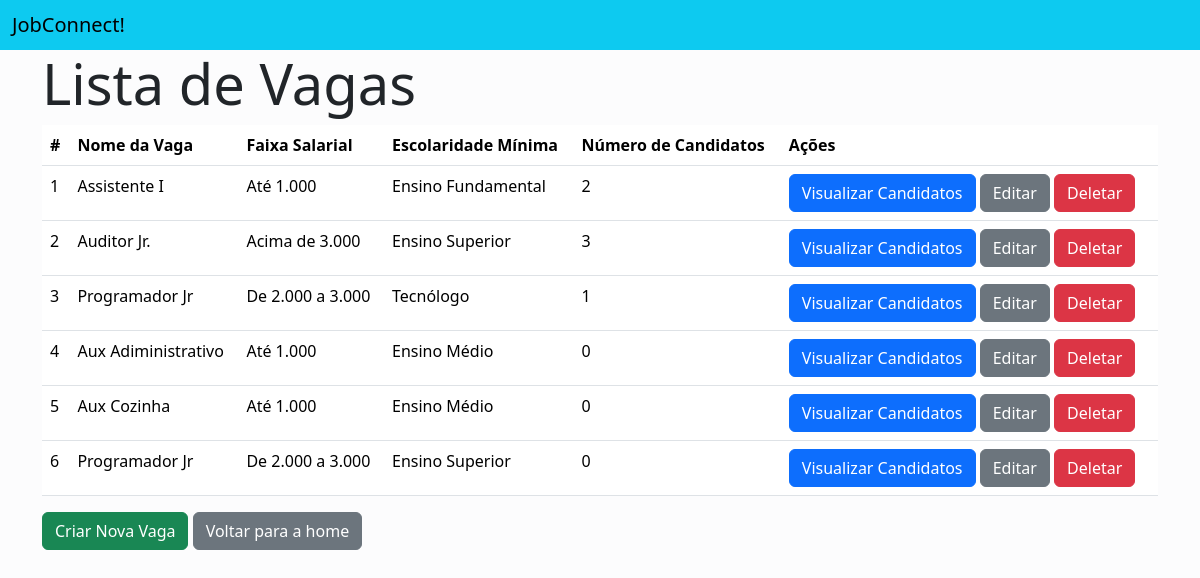
/vagas/, run on the app's committed database.
### app_dash/models.py (models this page shows, shortened)
class Vaga(models.Model):
    FAIXA_SALARIAL_CHOICES = [
        ('1', 'Até 1.000'),
        ('2', 'De 1.000 a 2.000'),
        ('3', 'De 2.000 a 3.000'),
        ('4', 'Acima de 3.000'),
    ]
    ESCOLARIDADE_CHOICES = [
        ('EF', 'Ensino Fundamental'),
        ('EM', 'Ensino Médio'),
        ('TEC', 'Tecnólogo'),
        ('ES', 'Ensino Superior'),
        ('POS', 'Pós / MBA / Mestrado'),
        ('DOUT', 'Doutorado'),
    ]
    nome = models.CharField(max_length=255)
    faixa_salarial = models.CharField(
        max_length=1, choices=FAIXA_SALARIAL_CHOICES)
    requisitos = models.TextField()
    escolaridade_minima = models.CharField(
        max_length=4, choices=ESCOLARIDADE_CHOICES)
    data_criacao = models.DateTimeField(default=timezone.now)

### app_dash/views.py (the view)
# urls.py: path('vagas/', views.lista_vagas, name='lista_vagas'),
def lista_vagas(request):
    vagas = Vaga.objects.all()
    return render(request, "empresa/vagas/lista_vagas.html", {"vagas": vagas})

### app_dash/templates/empresa/vagas/lista_vagas.html
{% extends 'base.html' %}
{% block content %}
<div class="container">
    <h1 class="display-4">Lista de Vagas</h1>
    <table class="table">
        <thead>
            <tr>
                <th>#</th>
                <th>Nome da Vaga</th>
                <th>Faixa Salarial</th>
                <th>Escolaridade Mínima</th>
                <th>Número de Candidatos</th>
                <th>Ações</th>
            </tr>
        </thead>
        <tbody>
            {% for vaga in vagas %}
            <tr>
                <td>{{ forloop.counter }}</td>
                <td>{{ vaga.nome }}</td>
                <td>{{ vaga.get_faixa_salarial_display }}</td>
                <td>{{ vaga.get_escolaridade_minima_display }}</td>
                <td>{{ vaga.candidatos.count }}</td>
                <td>
                    <a href="{% url 'visualizar_candidatos' vaga.id %}" class="btn btn-primary">Visualizar Candidatos</a>
                    <a href="{% url 'editar_vaga' vaga.id %}" class="btn btn-secondary">Editar</a>
                    <a href="{% url 'deletar_vaga' vaga.id %}" class="btn btn-danger">Deletar</a>
                </td>
            </tr>
            {% endfor %}
        </tbody>
    </table>
    <a href="{% url 'nova_vaga' %}" class="btn btn-success">Criar Nova Vaga</a>
    <a href="{% url 'pagina_apos_cadastro_empresa' %}" class="btn btn-secondary">Voltar para a home</a>
</div>
    {% endblock %}

### app_dash/templates/base.html (shortened to what this page needs)
<!DOCTYPE html>
<!DOCTYPE html>
<html lang="pt">
<head>
    <link
    href="https://cdn.jsdelivr.net/npm/bootstrap@5.3.1/dist/css/bootstrap.min.css"
    rel="stylesheet"
    />
</head>
<body class="bg-light-subtle">
    <nav class="navbar navbar-light bg-info">
    <div class="container-fluid">
        <a class="navbar-brand mb-0 h1 display-5" href="{% url 'home' %}">JobConnect!</a>
    </div>
    </nav>
    {% block content %}
    {% endblock %}
</body>
</html>

### data on the page
Vaga: nome "Assistente I", faixa_salarial "Até 1.000", escolaridade_minima "Ensino Fundamental", candidatos.count "2"
Vaga: nome "Auditor Jr.", faixa_salarial "Acima de 3.000", escolaridade_minima "Ensino Superior", candidatos.count "3"
Vaga: nome "Programador Jr", faixa_salarial "De 2.000 a 3.000", escolaridade_minima "Tecnólogo", candidatos.count "1"
Vaga: nome "Aux Adiministrativo", faixa_salarial "Até 1.000", escolaridade_minima "Ensino Médio", candidatos.count "0"
Vaga: nome "Aux Cozinha", faixa_salarial "Até 1.000", escolaridade_minima "Ensino Médio", candidatos.count "0"
Vaga: nome "Programador Jr", faixa_salarial "De 2.000 a 3.000", escolaridade_minima "Ensino Superior", candidatos.count "0"
